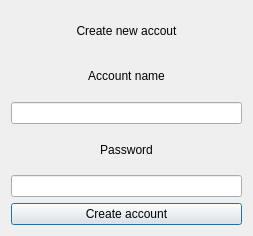
<?xml version="1.0" encoding="UTF-8"?>
<ui version="4.0">
 <class>CreateAccountWindow</class>
 <widget class="QDialog" name="CreateAccountWindow">
  <property name="geometry">
   <rect>
    <x>0</x>
    <y>0</y>
    <width>253</width>
    <height>236</height>
   </rect>
  </property>
  <property name="windowTitle">
   <string>Dialog</string>
  </property>
  <layout class="QGridLayout" name="gridLayout_2">
   <item row="0" column="0">
    <layout class="QGridLayout" name="gridLayout">
     <item row="0" column="0">
      <widget class="QLabel" name="label">
       <property name="text">
        <string>Create new accout</string>
       </property>
       <property name="alignment">
        <set>Qt::AlignCenter</set>
       </property>
      </widget>
     </item>
     <item row="1" column="0">
      <widget class="QLabel" name="label_2">
       <property name="text">
        <string>Account name</string>
       </property>
       <property name="alignment">
        <set>Qt::AlignCenter</set>
       </property>
      </widget>
     </item>
     <item row="2" column="0">
      <widget class="QLineEdit" name="userNameLineEdit"/>
     </item>
     <item row="3" column="0">
      <widget class="QLabel" name="label_3">
       <property name="text">
        <string>Password</string>
       </property>
       <property name="alignment">
        <set>Qt::AlignCenter</set>
       </property>
      </widget>
     </item>
     <item row="4" column="0">
      <widget class="QLineEdit" name="passwordLineEdit">
       <property name="echoMode">
        <enum>QLineEdit::Password</enum>
       </property>
      </widget>
     </item>
     <item row="5" column="0">
      <widget class="QPushButton" name="registerButton">
       <property name="text">
        <string>Create account</string>
       </property>
      </widget>
     </item>
    </layout>
   </item>
  </layout>
 </widget>
 <resources/>
 <connections/>
</ui>
